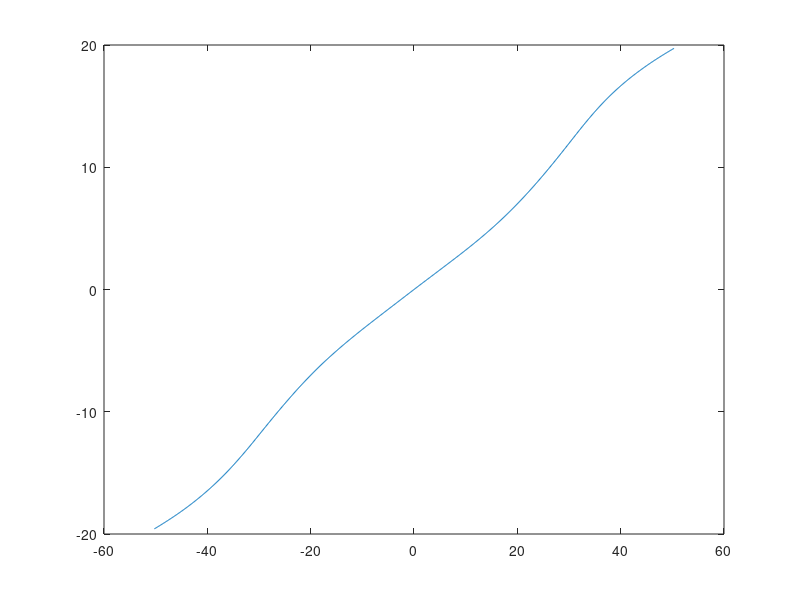

Reproduce this figure in MATLAB. (Note: this script raises an error after producing the figure.)
%% Instruction
% This is the second file in this project for nonlinear simulation.
% please run the script section by section
global Ee;
global lastE;
global status;
global dQ;
global dx_points;
voltage=600;% unit [V]
thickness=11.93;% unit [um]
area=4.5001;% unit [cm2]
load neural_net_of_Praisach.mat
%% initialize the grid
Emax=voltage/thickness;
forc=net;
Ee=-Emax:Emax/200:Emax;% unit [V/um]
dxdy=Emax/200*Emax/200;
dx_points=length(Ee);
status=zeros(dx_points,dx_points);
dQ=zeros(dx_points,dx_points);
%%
for i=1:dx_points
    for j=1:dx_points
        if Ee(i)>=Ee(j)
            %If dQ has been saved, the following 3 lines of script can be commented out
%             nor_temp=sim(forc,[Ee(i);Ee(j)]);
%             temp=mapminmax('reverse',nor_temp,output_ps);
%             dQ(i,j)=temp*dxdy;
            
            if Ee(i)<=0
                status(i,j)=1;
            elseif Ee(j)>=0
                status(i,j)=-1;
            end
        end
    end
end
load dQ;% unit [(C/cm^2)]
%% check the hysteresis simulation of Preisach part: Example I
Q=[0];
if 0==0
    lastE=0;
    for i=[202:401,400:-1:1,2:353,352:-1:201]
        if Ee(i)>lastE
            Q(end+1)=Q(end)+sum((1-status(i,i-2:-1:1)).*dQ(i,i-2:-1:1));
            status(i,i:-1:1)=1;
        elseif Ee(i)<lastE
            Q(end+1)=Q(end)+sum((-1-status(i+2:1:dx_points,i)).*dQ(i+2:1:dx_points,i));
            status(i:1:dx_points,i)=-1;
        end
        lastE=Ee(i);
    end
end
U=[Ee(201:401),Ee(400:-1:1),Ee(2:353),Ee(352:-1:201)];
plot(U,Q)
%% check the hysteresis simulation of Preisach part: Example II
% if it is OK, do the next section.
Q=[0];
lastE=0;
for i=[202:321,320:-1:81,82:401,400:-1:1,2:200]
    if Ee(i)>lastE
        Q(end+1)=Q(end)+sum((1-status(i,i-2:-1:1)).*dQ(i,i-2:-1:1));
        status(i,i:-1:1)=1;
    elseif Ee(i)<lastE
        Q(end+1)=Q(end)+sum((-1-status(i+2:1:dx_points,i)).*dQ(i+2:1:dx_points,i));
        status(i:1:dx_points,i)=-1;
    end
    lastE=Ee(i);
end
U=[Ee(201:321),Ee(320:-1:81),Ee(82:401),Ee(400:-1:1),Ee(2:200)];
plot(U,Q)
%% This is the fitting results of integration of reversable dipole densisity,
% which was calculated in Origin APP.
load E_rev.mat;%unit [V/um]
load P_rev.mat;%unit [uC/cm2]
plot(E_rev,P_rev);
%% Following steps are formal simulation process
% initialize matrix of Preisach dipole state 
status=zeros(dx_points,dx_points);
for i=1:dx_points
    for j=1:dx_points
        if Ee(i)>=Ee(j)
            if Ee(i)<=0
                status(i,j)=1;
            elseif Ee(j)>=0
                status(i,j)=-1;
            end
        end
    end
end
%% Preisach controlled P-E relation
E_set=600/thickness;%voltage should be less than 'voltage';unit [V/um]
negative_E_set=-600/thickness;

P=[0];%unit [C/cm2]
electric_field=[0];%unit [V/um]
lastE=0;
[P,electric_field]=Preisach2PE(0,E_set,P,electric_field);
[P,electric_field]=Preisach2PE(E_set,negative_E_set,P,electric_field);
[P,electric_field]=Preisach2PE(negative_E_set,E_set,P,electric_field);
[P,electric_field]=Preisach2PE(E_set,0,P,electric_field);
plot(electric_field,P);
%% reversable dipoles controlled P-E relation
P_reversal=interp1(E_rev,P_rev,electric_field,'linear');%unit [uC/cm2]
plot(electric_field,P_reversal);
%%
P_total=P*1e6+P_reversal;
plot(electric_field,P_total);
%% 
% Then you can run the discharge_sim.m